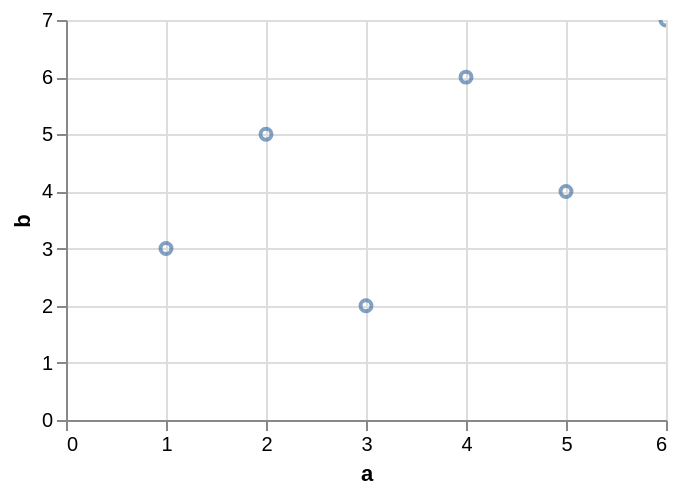

Express this chart as Vega-Lite.
### Vega-Lite specification from a JSON file in a GitHub repository (floating-point values rounded to 4 significant figures)
{"$schema": "https://vega.github.io/schema/vega-lite/v6.json", "data": {"values": [{"a": 1, "b": 3, "c": "x", "d": "2020-01-01"}, {"a": 2, "b": 5, "c": "y", "d": "2020-03-01"}, {"a": 3, "b": 2, "c": "x", "d": "2020-06-01"}, {"a": 4, "b": 6, "c": "z", "d": "2020-09-01"}, {"a": 5, "b": 4, "c": "y", "d": "2021-01-01"}, {"a": 6, "b": 7, "c": "z", "d": "2021-04-01"}]}, "width": 300, "height": 200, "params": [{"name": "grid", "select": "interval", "bind": "scales"}], "mark": "point", "encoding": {"x": {"field": "a", "type": "quantitative"}, "y": {"field": "b", "type": "quantitative"}}}
